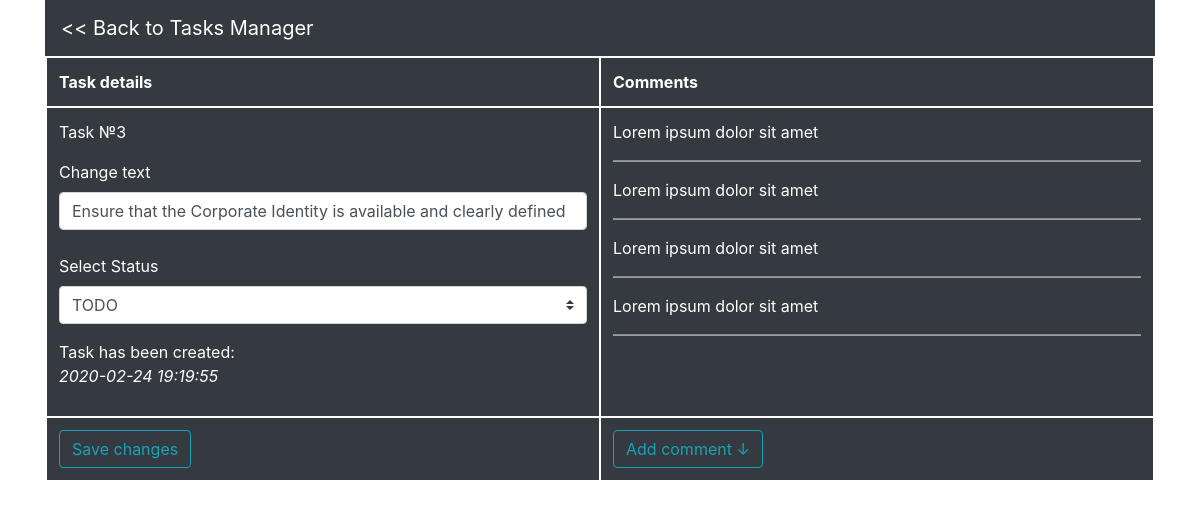
Page /editTask.php?id=3 on the committed database.
### tables this page shows
CREATE TABLE `list` (
  `id` int(11) NOT NULL,
  `task` varchar(200) NOT NULL,
  `status` varchar(6) NOT NULL,
  `date` datetime NOT NULL DEFAULT current_timestamp()
);

CREATE TABLE `comments` (
  `task id` int(11) NOT NULL,
  `text` varchar(1000) NOT NULL
);

### classes/db.php (called while the page is built, shortened)
<?php
class db
{
	public function sqlQuery($query) {
		try{
			$pdo = new PDO('mysql:host=localhost;dbname=tasks', 'root', '');
			$result = $pdo->query($query);
			return $result;
		} catch (PDOException $e) {
		    print "Error!: " . $e->getMessage() . "<br/>";
		    die();
		}
	}
	public function getTaskByID($id) {
		$query = "SELECT * FROM `list` WHERE (`id` = $id)";
		$result = $this->sqlQuery($query);
		$result = $result->fetchAll(PDO::FETCH_ASSOC);
		return $result;
	}
	public function getCommentsByID($id) {
		$query = "SELECT * FROM `comments` WHERE (`task id` = $id)";
		$result = $this->sqlQuery($query);
		$result = $result->fetchAll(PDO::FETCH_ASSOC);
		return $result;
	}
}

### editTask.php (the view, shortened to what this page needs)
<?php
require_once ($_SERVER['DOCUMENT_ROOT'].'/classes/db.php');
$db = new db;
$id = $_GET['id'];
$task = $db->getTaskByID($id);
?>
<!DOCTYPE html>
<html>
<head>
	<link rel="stylesheet" href="https://stackpath.bootstrapcdn.com/bootstrap/4.4.1/css/bootstrap.min.css">
</head>
<body>
	<div class="container">
		<nav class="navbar navbar-dark bg-dark">
			<a class="navbar-brand" href="../index.php"> &lt;&lt; Back to Tasks Manager</a>
		</nav>
		<table class="table table-dark">
		  <thead>
		    <tr>
		      <th style="border: 2px white solid;" scope="col">Task details</th>
		      <th style="border: 2px white solid;" scope="col">Comments</th>
		    </tr>
		  </thead>
		  <tbody>
		    <tr>
		      <td style="border: 2px white solid; width: 33.34%">
		      	<?php
		      		echo "<p>Task №" . $task[0]['id'] . "</p>";
		      		$text = $task[0]['task'];
		      		echo '<label>Change text</label>
		      			  <form id="editTask" method="post" action="processing/editTaskData.php">
		      			  <input type="hidden" name="id" value="' . $id . '">
		      			  <input name="text" type="text" class="form-control" value="' . $text . '" aria-describedby="basic-addon1"><br>';
		      		echo '<label>Select Status</label>
		      			  <select name="status" class="custom-select" id="inputGroupSelect01">
					    	<option value="TODO">TODO</option>
					    	<option value="DOING">DOING</option>
					    	<option value="DONE">DONE</option>
					      </select><br>
					      </form>
					  	  <p></p>
					      <p>Task has been created: <br><i>' . $task[0]["date"] . '</i></p>';
		      	?>
		      </td>
		      <td style="border: 2px white solid; width: 33.34%">
		      	<?php
		      		$comments = $db->getCommentsByID($id);
		      		foreach ($comments as $key => $value) {
		      			echo "<p>" . $comments[$key]['text']. "</p>";
						echo "<hr style = 'background-color: #999da0; color: #999da0; height: 1px;'>";
		      		}
		      	?>
		      </td>
		    </tr>
		    		    <tr>
		      <td style="border: 2px white solid; width: 33.34%">
		      	<button form="editTask" class="btn btn-outline-info" type="submit">Save changes</button>
		      </td>
		      <td style="border: 2px white solid; width: 33.34%">
		      	<button class="btn btn-outline-info" type="submit" data-toggle="collapse" data-target="#collapseExample" aria-expanded="false" aria-controls="collapseExample">
		      		Add comment ↓
		      	</button>
		      </td>
		    </tr>
		  </tbody>
		</table>
	</div>
</body>
</html>

### rows in the picture
list: id "3", text "Ensure that the Corporate Identity is available and clearly defined", date "2020-02-24 19:19:55"
comments: text "Lorem ipsum dolor sit amet"
comments: text "Lorem ipsum dolor sit amet"
comments: text "Lorem ipsum dolor sit amet"
comments: text "Lorem ipsum dolor sit amet"
